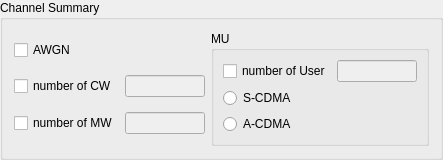
        <widget class="QGroupBox" name="groupBox_8">
         <property name="title">
          <string>Channel Summary</string>
         </property>
         <layout class="QGridLayout" name="gridLayout_9">
          <item row="0" column="0">
           <layout class="QGridLayout" name="gridLayout_32">
            <item row="1" column="1">
             <widget class="QLineEdit" name="lineEdit_channel_cw">
              <property name="enabled">
               <bool>false</bool>
              </property>
              <property name="minimumSize">
               <size>
                <width>60</width>
                <height>0</height>
               </size>
              </property>
              <property name="maximumSize">
               <size>
                <width>80</width>
                <height>16777215</height>
               </size>
              </property>
             </widget>
            </item>
            <item row="2" column="1">
             <widget class="QLineEdit" name="lineEdit_channel_mw">
              <property name="enabled">
               <bool>false</bool>
              </property>
              <property name="minimumSize">
               <size>
                <width>60</width>
                <height>0</height>
               </size>
              </property>
              <property name="maximumSize">
               <size>
                <width>80</width>
                <height>16777215</height>
               </size>
              </property>
             </widget>
            </item>
            <item row="0" column="0">
             <widget class="QCheckBox" name="checkBox_channel_awgn">
              <property name="text">
               <string>AWGN</string>
              </property>
             </widget>
            </item>
            <item row="1" column="0">
             <widget class="QCheckBox" name="checkBox_channel_cw">
              <property name="text">
               <string>number of CW</string>
              </property>
             </widget>
            </item>
            <item row="2" column="0">
             <widget class="QCheckBox" name="checkBox_channel_mw">
              <property name="text">
               <string>number of MW</string>
              </property>
             </widget>
            </item>
           </layout>
          </item>
          <item row="0" column="1">
           <widget class="QGroupBox" name="groupBox_10">
            <property name="title">
             <string>MU</string>
            </property>
            <layout class="QGridLayout" name="gridLayout_10">
             <item row="1" column="1" colspan="2">
              <widget class="QRadioButton" name="radioButton_channel_mu_scdma">
               <property name="text">
                <string>S-CDMA</string>
               </property>
              </widget>
             </item>
             <item row="2" column="1" colspan="2">
              <widget class="QRadioButton" name="radioButton_channel_mu_acdma">
               <property name="text">
                <string>A-CDMA</string>
               </property>
              </widget>
             </item>
             <item row="0" column="2">
              <widget class="QLineEdit" name="lineEdit__channel_mu_users">
               <property name="enabled">
                <bool>false</bool>
               </property>
               <property name="minimumSize">
                <size>
                 <width>60</width>
                 <height>0</height>
                </size>
               </property>
               <property name="maximumSize">
                <size>
                 <width>80</width>
                 <height>16777215</height>
                </size>
               </property>
              </widget>
             </item>
             <item row="0" column="1">
              <widget class="QCheckBox" name="checkBox_channel_mu_users">
               <property name="text">
                <string>number of User</string>
               </property>
              </widget>
             </item>
            </layout>
           </widget>
          </item>
         </layout>
        </widget>
